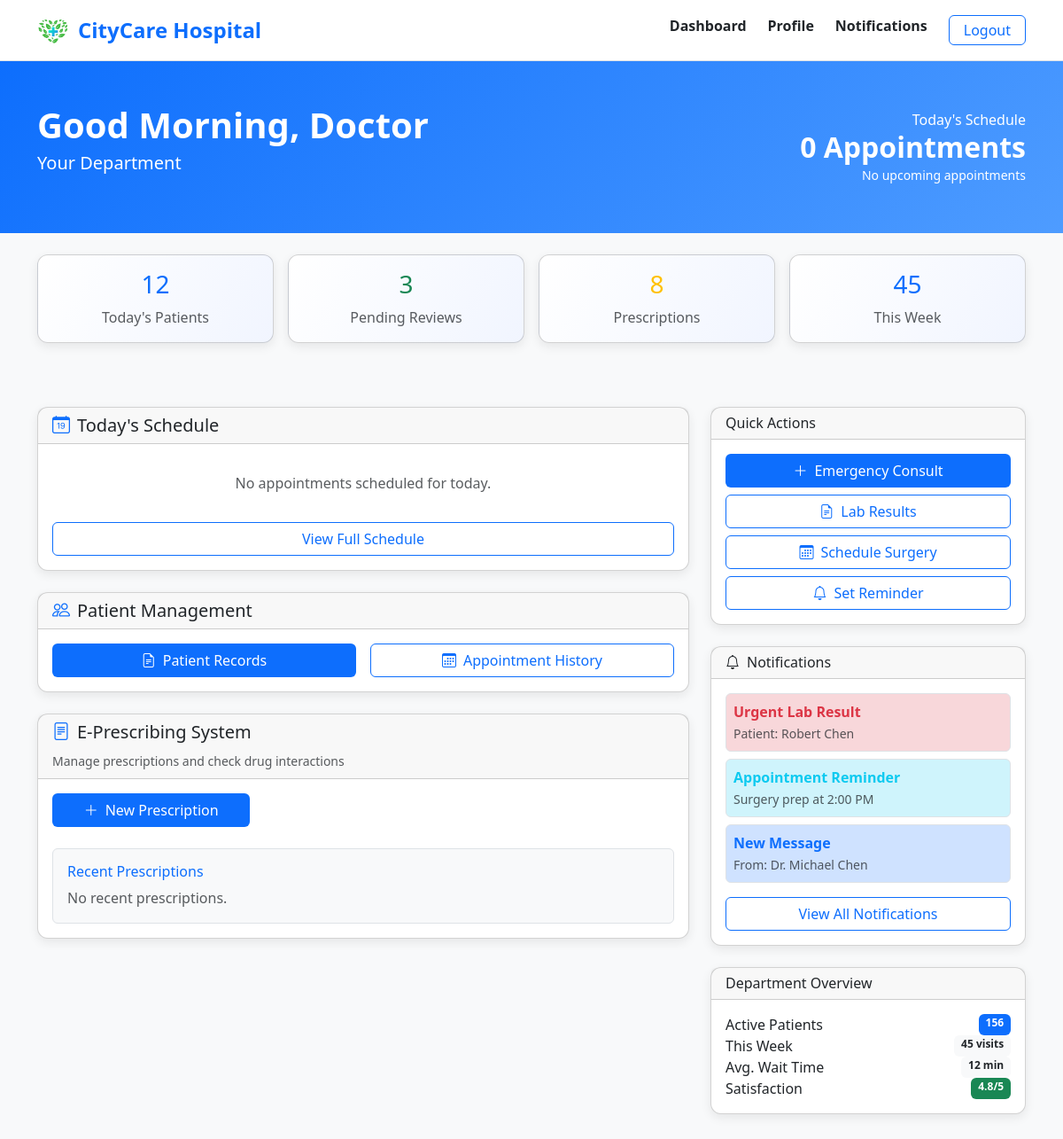
Before: /doctor/dashboard/ with the older database file.
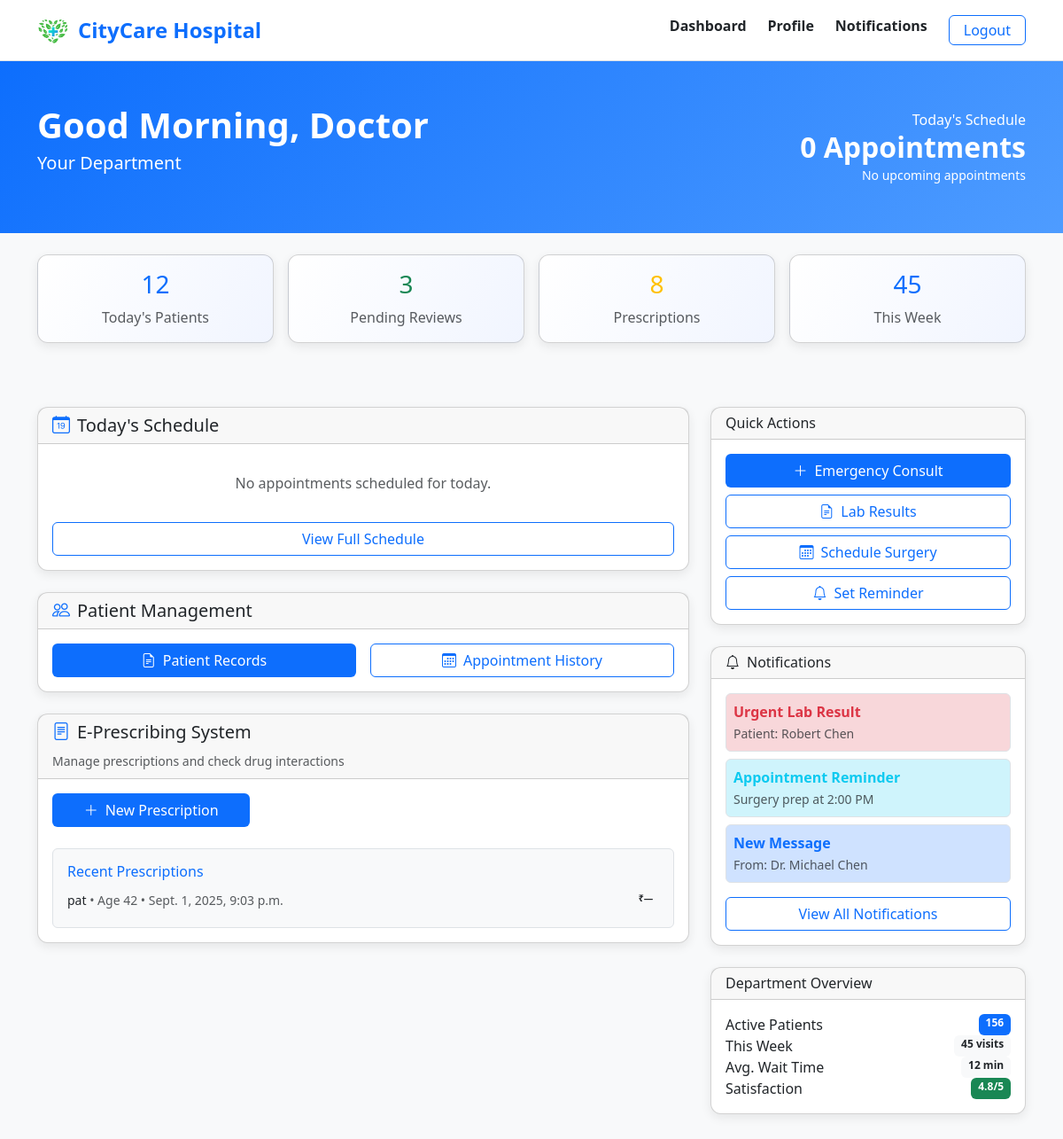
After: the same page with the newer database file.
### hospital/models.py (models this page shows, shortened)
class Prescription(models.Model):
	patient = models.ForeignKey('Patient', on_delete=models.CASCADE)
	doctor = models.ForeignKey('Doctor', on_delete=models.CASCADE)
	visit_datetime = models.DateTimeField(null=True, blank=True)
	patient_age = models.IntegerField(null=True, blank=True)
	notes = models.TextField(blank=True, null=True)
	created_at = models.DateTimeField(auto_now_add=True, null=True)
	amount = models.DecimalField(max_digits=10, decimal_places=2, null=True, blank=True)

class Patient(models.Model):
	pname = models.CharField(max_length=100)
	dob = models.DateField(null=True, blank=True)
	gender = models.CharField(max_length=10, null=True, blank=True)
	contact = models.CharField(max_length=20)
	address = models.TextField()
	email = models.EmailField(unique=True)
	password = models.CharField(max_length=128)
	insurance_info = models.TextField(blank=True, null=True)

### hospital/views.py (the view)
# urls.py: path('doctor/dashboard/', views.doctor_dashboard, name='doctor_dashboard'),
def doctor_dashboard(request):
	from datetime import date
	from .models import Appointment, Doctor, Prescription
	links = [
		{'name': 'Patient Records', 'url': '/doctor/patient-records/'},
		{'name': 'Appointment Schedule', 'url': '/doctor/appointment-schedule/'},
		{'name': 'E-Prescribing', 'url': '/doctor/e-prescribing/'},
	]
	doctor_name = request.session.get('doctor_name')
	doctor = None
	if doctor_name:
		try:
			doctor = Doctor.objects.get(name=doctor_name)
		except Doctor.DoesNotExist:
			doctor = None
	if doctor is None:
		doctor = Doctor.objects.first()
	if doctor:
		schedule_today = Appointment.objects.filter(doctor=doctor, date=date.today()).select_related('patient').order_by('time')
		today_count = schedule_today.count()
		next_appt = schedule_today.first()
		department_name = doctor.department.name if doctor.department else ''
		recent_prescriptions = Prescription.objects.filter(doctor=doctor).select_related('patient').order_by('-created_at', '-id')[:5]
	else:
		schedule_today = []
		today_count = 0
		next_appt = None
		department_name = ''
		recent_prescriptions = []
	return render(request, 'doctor/dashboard.html', {
		'links': links,
		'schedule_today': schedule_today,
		'today_count': today_count,
		'next_appt': next_appt,
		'department_name': department_name,
	'recent_prescriptions': recent_prescriptions,
	})

### hospital/templates/doctor/dashboard.html (shortened to what the changed rows need)
{% load static %}
<!DOCTYPE html>
<html lang="en">
<head>
        <link href="https://cdn.jsdelivr.net/npm/bootstrap@5.3.2/dist/css/bootstrap.min.css" rel="stylesheet">
        <link href="https://cdn.jsdelivr.net/npm/bootstrap-icons/font/bootstrap-icons.css" rel="stylesheet">
                        <link rel="stylesheet" href="{% static 'css/doctor.css' %}?v=20250901">
</head>
<body>
        <header class="border-bottom bg-white shadow-sm">
                <div class="container py-3 d-flex justify-content-between align-items-center">
                        <div class="d-flex align-items-center">
                                <h1 class="h4 text-primary fw-bold mb-0">CityCare Hospital</h1>
                        </div>
                </div>
        </header>
<section class="bg-gradient-primary text-white py-5">
        <div class="container d-flex justify-content-between align-items-center">
                <div>
                        <h1 class="fw-bold mb-1">Good Morning, Doctor</h1>
                </div>
                <div class="text-end">
                        <h2 class="fw-bold mb-0">{{ today_count|default:0 }} Appointments</h2>
                </div>
        </div>
</section>
<section class="py-5">
        <div class="container">
                <div class="row g-4">
                        <div class="col-lg-8">
                                <div class="card shadow-card">
                                        <div class="card-body">
                                                <div class="p-3 bg-light border rounded">
                                                        <h6 class="text-primary mb-2">Recent Prescriptions</h6>
        {% if recent_prescriptions %}
         {% for p in recent_prescriptions %}
        <div class="d-flex justify-content-between small py-1">
                <span>
                        {{ p.patient.pname }}
                        {% if p.patient_age %}<span class="text-muted">• Age {{ p.patient_age }}</span>{% endif %}
                        {% if p.visit_datetime %}<span class="text-muted">• {{ p.visit_datetime }}</span>{% endif %}
                </span>
                <span class="badge bg-light text-dark">
                        ₹{% if p.amount %}{{ p.amount }}{% else %}—{% endif %}
                </span>
                                                                                                        </div>
                                                                                                        {% endfor %}
                                                                                                        {% else %}
                                                                                                        <div class="text-muted">No recent prescriptions.</div>
                                                                                                        {% endif %}
                                                                                                </div>                                                                                                </div>
        </div>
</div>
                </div>
        </div>
</section>
</body>
</html>

Changed rows visible on the page:
added Prescription: patient.pname "pat", patient_age "42", visit_datetime "Sept. 1, 2025, 9:03 p.m."
Other visible differences:
text no longer shown: "No recent prescriptions."
